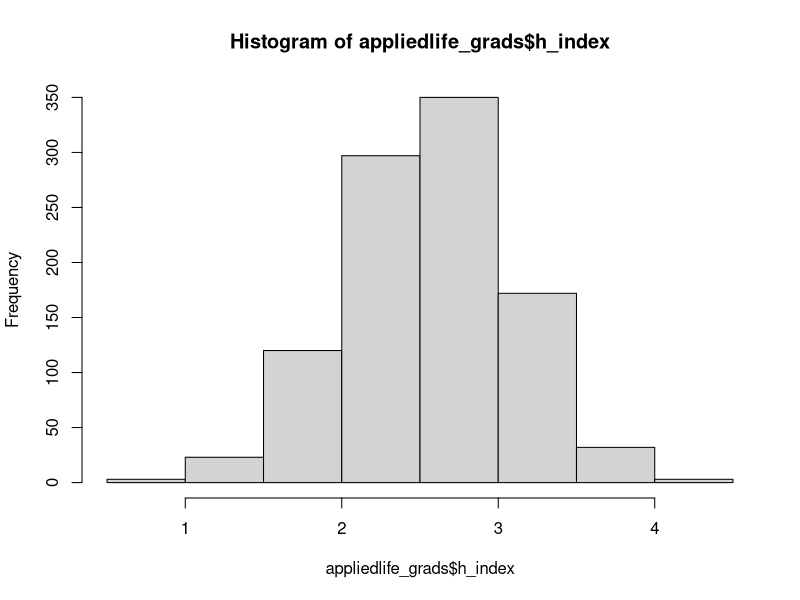

Source code (R):
## ---- chunk 1
library(dplyr)
library(ggplot2)

set.seed(12)
## ---- chunk 2
# creating parameters for humanity population (lower salary group)
# like pumpkin example
humanities_grads_salary_params <- list(
  mu = 90000, # mean yearly income (low income group in humanities)
  alpha = c('n' = -5000, # post doc position (yes vs no)
            'y' = +20000),
  beta = c('us' = 0, # location of Ph.D. (U.S. vs international)
           'int' = +1000
  ),
  # No interaction
  sigma = 20000
)
## ---- chunk 3
# like pumpkin example
# creating salary for population with parameters
distribution <- rnorm(100000, humanities_grads_salary_params$mu, humanities_grads_salary_params$sigma) # normally distributed -> rnorm

sample_size <- 700 # only sampled part of data (part of lower income group in humanities)

humanities_grads <- expand.grid( #setting up data frame with columns for postDoc, location and salary
  post_doc = rep(NA, sample_size), 
  location = rep(NA),
  salary = NA
)

#for-loop to fill data frame with information about postDoc and location (set up to not have an impact on annual salary)
for (r in 1:nrow(humanities_grads)) {
  # randomly assign postDoc or not with 50/50 proportion
  humanities_grads$post_doc[r] <- sample(c('y', 'n'), size=1, prob=c(0.5, 0.5))
  # randomly assign location  with 50/50 proportion
  humanities_grads$location[r] <- sample(c('us', 'int'), size=1, prob=c(0.5, 0.5))
}
## ---- chunk 4
# assigning PhD & location impact here
for (j in 1:nrow(humanities_grads)) {
  pd <- as.character(humanities_grads$post_doc[j])
  loc <- as.character(humanities_grads$location[j])       
  gamma <- 0 # no interaction wanted here
  humanities_grads$salary[j] <- (
    sample(distribution, 1)                      
    + humanities_grads_salary_params$alpha[pd]  
    + humanities_grads_salary_params$beta[loc]                
    + gamma                          
  )
}
## ---- chunk 5
# hist(humanities_grads$salary)
# abline(v=mean(humanities_grads$salary), col='red', lwd=1)
## ---- chunk 6
#adding impact of h-index (mean ~10 -> normal/low impact on salary)  - trial and error to get a reasonable number here
humanities_grads <- humanities_grads |> 
  dplyr::mutate(h_index = humanities_grads$salary * 0.00005 + rnorm(700, 10, 4))
mean_h_index <- mean(humanities_grads$h_index) # 14.97711 seems realistic
correlation_h_salary <- cor(humanities_grads$salary, humanities_grads$h_index) # 0.3209226
range_h_index <- range(humanities_grads$h_index) # ~1.8 - ~30.92
## ---- chunk 7
# hist(humanities_grads$h_index)
# abline(v=mean_h_index, col='red', lwd=1)
## ---- chunk 8
# Now follows the creation of data of the group in humanities with a higher h-index and a higher salary.
# like pumpkin example
# creating parameters for humanity population (higher salary group)
humanities_grads_H_salary_params <- list(
  mu = 140000, # mean yearly income -> set to be higher then for the first group
  alpha = c('n' = -5000,
            'y' = +20000
  ),
  beta = c('us' = 0,
           'int' = +1000
  ),
  # No interaction
  sigma = 20000
)
## ---- chunk 9
# like pumpkin example
distribution <- rnorm(100000, humanities_grads_H_salary_params$mu, humanities_grads_H_salary_params$sigma) # also normal distribution

sample_size <- 300 # rest of population to reach 1000 data points for humanities

#setting up data frame with columns for postDoc, location and salary
humanities_grads_H <- expand.grid(
  post_doc = rep(NA, sample_size), 
  location = rep(NA),
  salary = NA
)

#for-loop to fill data frame with information about postdoc and location (set up to not have an effect)
for (r in 1:nrow(humanities_grads_H)) {
  # randomly assign post-doc or not with 50/50 proportion
  humanities_grads_H$post_doc[r] <- sample(c('y', 'n'), size=1, prob=c(0.5, 0.5))
  # randomly assign location with proportion (0.4 international, 0.6 U.S.)
  humanities_grads_H$location[r] <- sample(c('us', 'int'), size=1, prob=c(0.5, 0.5))
}
## ---- chunk 10
for (j in 1:nrow(humanities_grads_H)) {
  pd <- as.character(humanities_grads_H$post_doc[j])
  loc <- as.character(humanities_grads_H$location[j])        
  gamma <- 0  # no interaction wanted
  humanities_grads_H$salary[j] <- (
    sample(distribution, 1)
    + humanities_grads_H_salary_params$alpha[pd]
    + humanities_grads_H_salary_params$beta[loc]                
    + gamma                          
  )
}
## ---- chunk 11
# hist(humanities_grads_H$salary)
# abline(v=mean(humanities_grads_H$salary), col='red', lwd=1)
## ---- chunk 12
#adding impact of h-index (mean ~25 -> higher impact on salary) - trial and error to get a reasonable number here
humanities_grads_H <- humanities_grads_H |> 
  dplyr::mutate(h_index = humanities_grads_H$salary * 0.00005 + rnorm(300, 25, 5))
mean_h_index_H <- mean(humanities_grads_H$h_index) # 32.57963 seems realistic
correlation_h_salary_H <- cor(humanities_grads_H$salary, humanities_grads_H$h_index) # 0.343683
range_h_index_H <- range(humanities_grads_H$h_index) # ~14.06 ~48
## ---- chunk 13
# hist(humanities_grads_H$h_index)
# abline(v=mean(humanities_grads_H$h_index), col='red', lwd=1)
## ---- chunk 14
humanities <- rbind(humanities_grads, humanities_grads_H)
humanities$field <- "humanities" # adding column for field, so data can be combined later
## ---- chunk 15
# histogram for full humanities salary
# hist(humanities$salary) # a little screwed; as it was set up!
# abline(v=mean(humanities_grads$salary), col='red', lwd=1)
# abline(v=mean(humanities_grads_H$salary), col='red', lwd=1)
# abline(v=mean(humanities$salary), col='blue', lwd=1)
## ---- chunk 16
# histogram for full humanities salary
# hist(humanities$h_index) # a little screwed to the right; as it was set up!
# abline(v=mean_h_index, col='red', lwd=1)
# abline(v=mean_h_index_H, col='red', lwd=1)
# abline(v=mean(humanities$h_index), col='blue', lwd=1)
## ---- chunk 17
# plot(
#   x = humanities$salary,
#   y = humanities$h_index,
#   cex = 1,
#   pch = 21,
# )
## ---- chunk 18
# creating parameters for humanity population (higher salary than humanities)
# like pumpkin example
Phy_Chem_grads_salary_params <- list(
  mu = 150000, # mean yearly income
  alpha = c('n' = -5000, # post doc position (yes vs no)
            'y' = +20000
  ),
  beta = c('us' = 0, # location of Ph.D. (U.S. vs international)
           'int' = +1000
  ),
  # No interaction
  sigma = 20000
)
## ---- chunk 19
# creating salary for population with parameters
distribution <- rnorm(100000, Phy_Chem_grads_salary_params$mu, Phy_Chem_grads_salary_params$sigma) 

sample_size <- 1000

Phy_Chem_grads <- expand.grid( #setting up data frame with columns for postDoc, location and salary
  post_doc = rep(NA, sample_size), 
  location = rep(NA),
  salary = NA
)

for (r in 1:nrow(Phy_Chem_grads)) {
  # randomly assign postDoc or not with 50/50 proportion
  Phy_Chem_grads$post_doc[r] <- sample(c('y', 'n'), size=1, prob=c(0.5, 0.5))
  # randomly assign postDoc or not with 50/50 proportion
  Phy_Chem_grads$location[r] <- sample(c('us', 'int'), size=1, prob=c(0.5, 0.5))
}
## ---- chunk 20
# assigning PhD & location impact here
for (j in 1:nrow(Phy_Chem_grads)) {
  pd <- as.character(Phy_Chem_grads$post_doc[j])
  loc <- as.character(Phy_Chem_grads$location[j])         
  gamma <- 0                       #no interaction wanted
  Phy_Chem_grads$salary[j] <- (
    sample(distribution, 1)
    + Phy_Chem_grads_salary_params$alpha[pd]
    + Phy_Chem_grads_salary_params$beta[loc]                
    + gamma                          
  )
}
## ---- chunk 21
 # hist(Phy_Chem_grads$salary)
 # abline(v=mean(Phy_Chem_grads$salary), col='red', lwd=1)
## ---- chunk 22
#adding impact of h-index (mean ~20 -> higher impact on salary) - trial and error to get a reasonable number here
Phy_Chem_grads <- Phy_Chem_grads |> 
  dplyr::mutate(h_index = Phy_Chem_grads$salary * 0.00005 + rnorm(1000, 20, 7))
mean_impact <- mean(Phy_Chem_grads$h_index) # 27.5773
correlation <- cor(Phy_Chem_grads$salary, Phy_Chem_grads$h_index) # 0.148731
range_h_index <- range(humanities_grads$h_index) # ~1.8 - ~31
## ---- chunk 23
# hist(Phy_Chem_grads$h_index)
# abline(v=mean_impact, col='red', lwd=1)
## ---- chunk 24
# plot(
#   x = Phy_Chem_grads$salary,
#   y = Phy_Chem_grads$h_index,
#   cex = 1,
#   pch = 21,
# )
## ---- chunk 25
Phy_Chem_grads$field <- "Physics_Chemistry"
## ---- chunk 26

eng_comp_salary_params <- list(
  mu = 123000, # based on google search for mean salary
  alpha = c('n' = -5000, # set effect of having a post doc on salary
            'y' = +20000
  ),
  beta = c('us' = 0, #set effect of getting a PhD from the US or internationally on salary
           'int' = 0
  ),
  # Not adding any interaction terms (gamma)
  sigma = 20000 #set standard deviation of population parameters
)

#make population distribution. I chose to make the engineer/computer science salary normally distributed
population_dist <- rnorm(100000, eng_comp_salary_params$mu, eng_comp_salary_params$sigma)

## ---- chunk 27
sample_size <- 1000

eng_comp_grads <- expand.grid(
  post_doc = rep(NA, sample_size), 
  location = NA,
  salary = NA
)

for (r in 1:nrow(eng_comp_grads)) {
  # randomly assign post-doc or not with proportion (0.3 post-doc, 0.7 not)
  eng_comp_grads$post_doc[r] <- sample(c('y', 'n'), size=1, prob=c(0.3, 0.7))
  # randomly assign location with proportion (0.4 international, 0.6 U.S.)
  eng_comp_grads$location[r] <- sample(c('us', 'int'), size=1, prob=c(0.4, 0.6))
  
}
# generate salary data
for (j in 1:nrow(eng_comp_grads)) {
  pd <- as.character(eng_comp_grads$post_doc[j]) # temp. store post doc status
  loc <- as.character(eng_comp_grads$location[j])      # temp. store location         
  gamma <- 0                       #no interaction, so no combination factor needed
  eng_comp_grads$salary[j] <- (
    sample(population_dist, 1)                        #sample randomly from the population distribution
    + eng_comp_salary_params$alpha[pd]                # assign expected impact of other variables
    + eng_comp_salary_params$beta[loc]                
    + gamma                          
  )
}

#hist(eng_comp_grads$salary) #plot salary histogram

#mutate salary, manually altering scaling variables and mean of index distribution until desired mean impact and desired correlation between impact and salary is reached. Here, I picked mean h-index ~ 11 (based on a google search) and correlation ~0.3 (because we wanted h-index to be only weakly important in this field)

eng_comp_grads <- eng_comp_grads |> 
  dplyr::mutate(h_index = eng_comp_grads$salary * 0.00005 + rnorm(1000, 5, 3))
mean_impact <- mean(eng_comp_grads$h_index)
correlation <- cor(eng_comp_grads$salary, eng_comp_grads$h_index)
#hist(eng_comp_grads$h_index) #plot h-index values

eng_comp_grads$field <- "engineering/comp sci"

## ---- chunk 28
#Repeat the same steps for Applied Life Sciences, with adjustments to salary, h-index means, and effects of post doc achievement
appliedlife_salary_params <- list(
  mu = 100000,
  alpha = c('n' = -4000,
            'y' = +25000
  ),
  beta = c('us' = 0,
           'int' = 0
  ),
  # Not adding any interaction terms (gamma)
  sigma = 15000
)
  
population_dist <- rnorm(100000, appliedlife_salary_params$mu, appliedlife_salary_params$sigma)

## ---- chunk 29
sample_size <- 1000

appliedlife_grads <- expand.grid(
  post_doc = rep(NA, sample_size), 
  location = rep(NA),
  salary = NA
)

for (r in 1:nrow(appliedlife_grads)) {
  # randomly assign post-doc or not with proportion (0.3 post-doc, 0.7 not)
  appliedlife_grads$post_doc[r] <- sample(c('y', 'n'), size=1, prob=c(0.3, 0.7))
  # randomly assign location with proportion (0.4 international, 0.6 U.S.)
  appliedlife_grads$location[r] <- sample(c('us', 'int'), size=1, prob=c(0.4, 0.6))
  
  # Assign params based on pumpkin example
}

for (j in 1:nrow(appliedlife_grads)) {
  pd <- as.character(appliedlife_grads$post_doc[j]) # temp. store post doc status
  loc <- as.character(appliedlife_grads$location[j])      # temp. store location         
  gamma <- 0                       #no interaction, so no combination factor needed
  appliedlife_grads$salary[j] <- (
    sample(population_dist, 1)                        #sample randomly from the population distribution
    + appliedlife_salary_params$alpha[pd]                # assign expected impact of other variables
    + appliedlife_salary_params$beta[loc]                
    + gamma                          
  )
}

#hist(appliedlife_grads$salary) #plot salary histogram


appliedlife_grads <- appliedlife_grads |> 
  dplyr::mutate(h_index = appliedlife_grads$salary * 0.00001 + rnorm(1000, 1.5, 0.5))
mean_impact <- mean(appliedlife_grads$h_index)
correlation <- cor(appliedlife_grads$salary, appliedlife_grads$h_index)
hist(appliedlife_grads$h_index) #plot h-index values

appliedlife_grads$field <- "applied life sciences"
## ---- chunk 30
params <- list(
  mu = 95000,
  alpha = c('n' = -9000,
            'y' = +17000
  ),
  beta = c('us' = 0,
           'int' = +1000
  )
)
## ---- chunk 31
sample_size <- 890
gamma_size <- 1000

earth_bio_grads <- data.frame(
  post_doc = rep(NA, sample_size), 
  location = rep(NA, sample_size),
  field = 'Earth Science & Biology',
  salary = NA,
  h_index = NA
)

grads <- nrow(earth_bio_grads)

for (r in 1:grads) {
  # randomly assign post-doc or not with proportion (0.3 post-doc, 0.7 not)
  earth_bio_grads$post_doc[r] <- sample(c('y', 'n'), size=1, prob=c(0.3, 0.7))
  # randomly assign location with proportion (0.4 international, 0.6 U.S.)
  earth_bio_grads$location[r] <- sample(c('us', 'int'), size=1, prob=c(0.4, 0.6))
  
  # Assign params 
  pd <- as.character(earth_bio_grads$post_doc[r])
  loc <- as.character(earth_bio_grads$location[r])
  full_mu = params$mu
  alpha = params$alpha[pd]
  beta = params$beta[loc]
  
  sample_mu <- full_mu + alpha + beta
  
  sample_shape <- 5
  sample_rate <- (sample_shape / sample_mu)
  
  gamma_dist <- rgamma(gamma_size, shape = sample_shape, rate = sample_rate)
  
  # if (r %in% c(5, 99, 900)) {
  #   hist(gamma_dist, breaks = 50, main = paste("Gamma Distribution (Iteration: with", pd, " and", loc,")"),
  #        xlab = "Value", probability = TRUE, col = "lightgreen")
  #   lines(density(gamma_dist), col = "blue", lwd = 2)
  # }
  
  salary <- sample(gamma_dist, size=1)
  
  earth_bio_grads$salary[r] <- salary
}
## ---- chunk 32
variability_param <- 0.5 # Make it bigger to decrease h-index correlation
sd <- variability_param / 2

earth_bio_grads <- earth_bio_grads %>% 
  mutate(h_index = salary * (1 + rnorm(grads, 0, sd))) %>% 
  mutate(h_index = case_when(h_index < 0 ~ 0,
                             h_index >= 0 ~ h_index)) %>% 
  mutate(h_index = h_index / 11000) 

print(cor(earth_bio_grads$h_index, earth_bio_grads$salary))

options(scipen = 999 )

# plot <- ggplot(data = earth_bio_grads, 
#                mapping = aes(x=h_index, 
#                              y=salary, 
#                              color=post_doc)) +
#   geom_point() +
#   #scale_x_continuous(labels = label_number()) +
#   theme_bw() +
#   labs(title="Correlation between h-index and income")
# 
# print(plot)
## ---- chunk 33

params <- list(
  mu = 152000,
  alpha = c('n' = -1000,
            'y' = +4000
  ),
  beta = c('us' = +20000,
           'int' = -2500
  )
)
## ---- chunk 34

sample_size <- 525
gamma_size <- 1000

math_stats_grads <- data.frame(
  post_doc = rep(NA, sample_size), 
  location = rep(NA, sample_size),
  field = 'Math & Statistics',
  salary = NA,
  h_index = NA
)

grads <- nrow(math_stats_grads)

for (r in 1:grads) {
  # randomly assign post-doc or not with proportion (0.3 post-doc, 0.7 not)
  math_stats_grads$post_doc[r] <- sample(c('y', 'n'), size=1, prob=c(0.15, 0.85))
  # randomly assign location with proportion (0.4 international, 0.6 U.S.)
  math_stats_grads$location[r] <- sample(c('us', 'int'), size=1, prob=c(0.75, 0.25))
  
  # Assign params 
  pd <- as.character(math_stats_grads$post_doc[r])
  loc <- as.character(math_stats_grads$location[r])
  full_mu = params$mu
  alpha = params$alpha[pd]
  beta = params$beta[loc]
  
  sample_mu <- full_mu + alpha + beta
  
  sample_shape <- 3.5
  sample_rate <- (sample_shape / sample_mu)
  
  gamma_dist <- rgamma(gamma_size, shape = sample_shape, rate = sample_rate)
  
  # if (r %in% c(5, 99, 500)) {
  #   hist(gamma_dist, breaks = 50, main = paste("Gamma Distribution (Iteration: with", pd, " and", loc,")"),
  #        xlab = "Value", probability = TRUE, col = "lightgreen")
  #   lines(density(gamma_dist), col = "blue", lwd = 2)
  # }
  
  salary <- sample(gamma_dist, size=1)
  
  math_stats_grads$salary[r] <- salary
}
## ---- chunk 35

variability_param <- 3 # Make it bigger to decrease h-index correlation
sd <- variability_param / 2


earth_bio_grads <- earth_bio_grads %>% 
  mutate(h_index = salary * (1 + rnorm(grads, 0, sd))) %>% 
  mutate(h_index = case_when(h_index < 0 ~ 0,
                             h_index >= 0 ~ h_index)) %>% 
  mutate(h_index = h_index / 28000) 

print(cor(math_stats_grads$h_index, math_stats_grads$salary))

options(scipen = 999 )

# plot <- ggplot(data = math_stats_grads, 
#                mapping = aes(x=h_index, 
#                              y=salary, 
#                              color=location)) +
#   geom_point() +
#   #scale_x_continuous(labels = label_number()) +
#   theme_bw() +
#   labs(title="Correlation between h-index and income")
# 
# print(plot)

## ---- chunk 36
academia <- rbind(humanities, Phy_Chem_grads, eng_comp_grads, earth_bio_grads, math_stats_grads)
write.csv(academia, file='Bi610_dataSet_academia.csv', row.names=FALSE)
## ---- chunk 37
#table(academia$field)
#table(academia$post_doc)
#table(academia$location)
## ---- chunk 38
# hist(academia$salary)
## ---- chunk 39
# hist(academia$h_index)
## ---- chunk 40
# plot(
#   x = academia$salary,
#   y = academia$h_index,
#   cex = 1,
#   pch = 21,
# )
